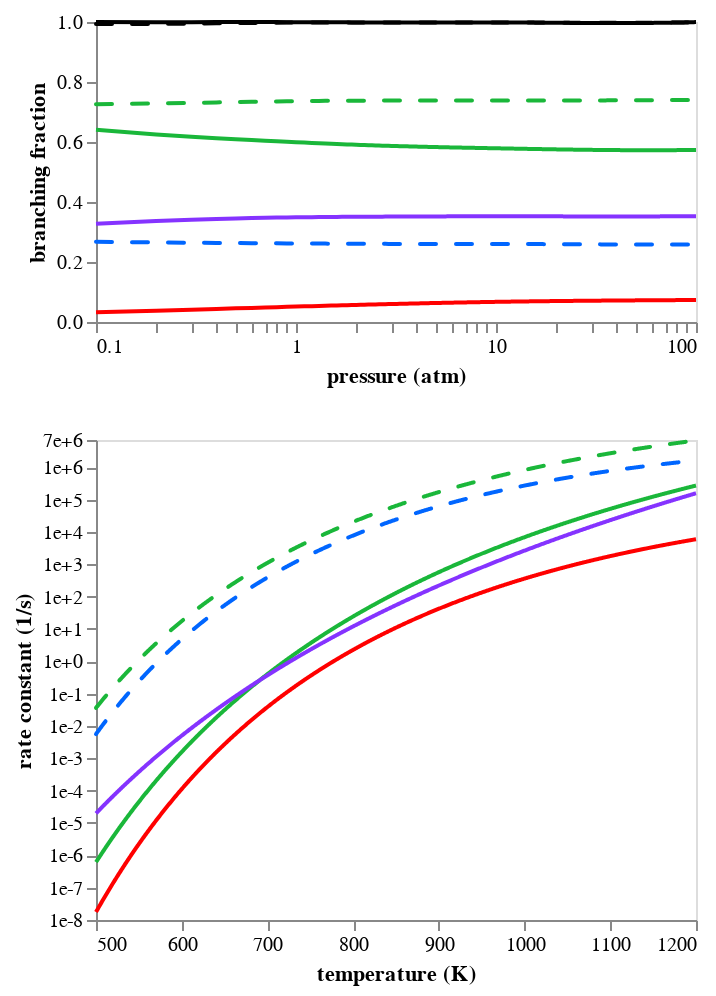

Notebook cell for this chart:
### Code cell
branch_frac_chart = alt.layer(branch_frac_chart1, branch_frac_chart2).resolve_scale(
    color="independent"
)
rate_chart = alt.layer(rate_chart1, rate_chart2).resolve_scale(color="independent")

chart = alt.vconcat(
    branch_frac_chart.properties(width=300, height=150),
    rate_chart.properties(width=300, height=240),
).configure_axis(grid=False)
chart

### Figure 1 — Vega-Lite specification as saved in the notebook (floating-point values rounded to 4 significant figures; data arrays with more than 128 entries replaced by an {"elided": "..."} marker saying what was removed)
{"config": {"view": {"continuousWidth": 300, "continuousHeight": 300}, "axis": {"grid": false}}, "vconcat": [{"layer": [{"data": {"name": "data-fdc2c95c2f5f14d38dafb7442cfb1222"}, "mark": {"type": "line"}, "encoding": {"color": {"field": "key", "legend": null, "scale": {"domain": ["total", "C5H6(478)+H(1)", "C5H7(507)zz", "C5H7(504)"], "range": ["#000000", "#1ab73a", "#8533ff", "#ff0000"]}, "type": "nominal"}, "x": {"axis": {"labelExpr": "((abs(datum.value - 0.1) / abs(0.1) < 1e-5) ||\n(abs(datum.value - 1.0) / abs(1.0) < 1e-5) ||\n(abs(datum.value - 10.0) / abs(10.0) < 1e-5) ||\n(abs(datum.value - 100.0) / abs(100.0) < 1e-5) ||\n(abs(datum.value - 100.0) / abs(100.0) < 1e-5)) ? datum.label : ''", "values": [0.1, 0.2, 0.3, 0.4, 0.5, 0.6, 0.7, 0.8, 0.9, 1.0, 2.0, 3.0, 4.0, 5.0, 6.0, 7.0, 8.0, 9.0, 10.0, 20.0, 30.0, 40.0, 50.0, 60.0, 70.0, 80.0, 90.0, 100.0, 100.0]}, "field": "x", "scale": {"domain": [0.1, 100.0], "type": "log"}, "title": "pressure (atm)", "type": "quantitative"}, "y": {"axis": {"format": ".1f"}, "field": "value", "scale": {"domain": [0, 1]}, "title": "branching fraction", "type": "quantitative"}}, "transform": [{"fold": ["total", "C5H6(478)+H(1)", "C5H7(507)zz", "C5H7(504)"]}]}, {"data": {"name": "data-2269bc6fecdf24cb7289135c757caa6a"}, "mark": {"type": "line", "strokeCap": "round", "strokeDash": [8, 10]}, "encoding": {"color": {"field": "key", "legend": null, "scale": {"domain": ["total", "C5H6(478)+H(1)", "C5H7(500)"], "range": ["#000000", "#1ab73a", "#0066ff"]}, "type": "nominal"}, "x": {"axis": {"labelExpr": "((abs(datum.value - 0.1) / abs(0.1) < 1e-5) ||\n(abs(datum.value - 1.0) / abs(1.0) < 1e-5) ||\n(abs(datum.value - 10.0) / abs(10.0) < 1e-5) ||\n(abs(datum.value - 100.0) / abs(100.0) < 1e-5) ||\n(abs(datum.value - 100.0) / abs(100.0) < 1e-5)) ? datum.label : ''", "values": [0.1, 0.2, 0.3, 0.4, 0.5, 0.6, 0.7, 0.8, 0.9, 1.0, 2.0, 3.0, 4.0, 5.0, 6.0, 7.0, 8.0, 9.0, 10.0, 20.0, 30.0, 40.0, 50.0, 60.0, 70.0, 80.0, 90.0, 100.0, 100.0]}, "field": "x", "scale": {"domain": [0.1, 100.0], "type": "log"}, "title": "pressure (atm)", "type": "quantitative"}, "y": {"axis": {"format": ".1f"}, "field": "value", "scale": {"domain": [0, 1]}, "title": "branching fraction", "type": "quantitative"}}, "transform": [{"fold": ["total", "C5H6(478)+H(1)", "C5H7(500)"]}]}], "height": 150, "resolve": {"scale": {"color": "independent"}}, "width": 300}, {"layer": [{"data": {"name": "data-43cf6efa75b76fe0104ac1bb750b3488"}, "mark": {"type": "line"}, "encoding": {"color": {"field": "key", "legend": null, "scale": {"domain": ["C5H6(478)+H(1)", "C5H7(507)zz", "C5H7(504)"], "range": ["#1ab73a", "#8533ff", "#ff0000"]}, "type": "nominal"}, "x": {"axis": {"format": ".0f"}, "field": "x", "scale": {"domain": [500, 1200]}, "title": "temperature (K)", "type": "quantitative"}, "y": {"axis": {"format": ".0e", "labelExpr": "((abs(datum.value - 1e-08) / abs(1e-08) < 1e-5) ||\n(abs(datum.value - 1e-07) / abs(1e-07) < 1e-5) ||\n(abs(datum.value - 1e-06) / abs(1e-06) < 1e-5) ||\n(abs(datum.value - 1e-05) / abs(1e-05) < 1e-5) ||\n(abs(datum.value - 0.0001) / abs(0.0001) < 1e-5) ||\n(abs(datum.value - 0.001) / abs(0.001) < 1e-5) ||\n(abs(datum.value - 0.01) / abs(0.01) < 1e-5) ||\n(abs(datum.value - 0.1) / abs(0.1) < 1e-5) ||\n(abs(datum.value - 1.0) / abs(1.0) < 1e-5) ||\n(abs(datum.value - 10.0) / abs(10.0) < 1e-5) ||\n(abs(datum.value - 100.0) / abs(100.0) < 1e-5) ||\n(abs(datum.value - 1000.0) / abs(1000.0) < 1e-5) ||\n(abs(datum.value - 10000.0) / abs(10000.0) < 1e-5) ||\n(abs(datum.value - 100000.0) / abs(100000.0) < 1e-5) ||\n(abs(datum.value - 1000000.0) / abs(1000000.0) < 1e-5) ||\n(abs(datum.value - 7000000.0) / abs(7000000.0) < 1e-5)) ? datum.label : ''", "values": [1e-08, 1e-07, 1e-06, 1e-05, 0.0001, 0.001, 0.01, 0.1, 1.0, 10.0, 100.0, 1000.0, 10000.0, 100000.0, 1000000.0, 7000000.0]}, "field": "value", "scale": {"domain": [1e-08, 7000000.0], "type": "log"}, "title": "rate constant (1/s)", "type": "quantitative"}}, "transform": [{"fold": ["C5H6(478)+H(1)", "C5H7(507)zz", "C5H7(504)"]}]}, {"data": {"name": "data-d3cb4ca6513e8a9e08a56873045ba994"}, "mark": {"type": "line", "strokeCap": "round", "strokeDash": [8, 10]}, "encoding": {"color": {"field": "key", "legend": null, "scale": {"domain": ["C5H6(478)+H(1)", "C5H7(500)"], "range": ["#1ab73a", "#0066ff"]}, "type": "nominal"}, "x": {"axis": {"format": ".0f"}, "field": "x", "scale": {"domain": [500, 1200]}, "title": "temperature (K)", "type": "quantitative"}, "y": {"axis": {"format": ".0e", "labelExpr": "((abs(datum.value - 1e-08) / abs(1e-08) < 1e-5) ||\n(abs(datum.value - 1e-07) / abs(1e-07) < 1e-5) ||\n(abs(datum.value - 1e-06) / abs(1e-06) < 1e-5) ||\n(abs(datum.value - 1e-05) / abs(1e-05) < 1e-5) ||\n(abs(datum.value - 0.0001) / abs(0.0001) < 1e-5) ||\n(abs(datum.value - 0.001) / abs(0.001) < 1e-5) ||\n(abs(datum.value - 0.01) / abs(0.01) < 1e-5) ||\n(abs(datum.value - 0.1) / abs(0.1) < 1e-5) ||\n(abs(datum.value - 1.0) / abs(1.0) < 1e-5) ||\n(abs(datum.value - 10.0) / abs(10.0) < 1e-5) ||\n(abs(datum.value - 100.0) / abs(100.0) < 1e-5) ||\n(abs(datum.value - 1000.0) / abs(1000.0) < 1e-5) ||\n(abs(datum.value - 10000.0) / abs(10000.0) < 1e-5) ||\n(abs(datum.value - 100000.0) / abs(100000.0) < 1e-5) ||\n(abs(datum.value - 1000000.0) / abs(1000000.0) < 1e-5) ||\n(abs(datum.value - 7000000.0) / abs(7000000.0) < 1e-5)) ? datum.label : ''", "values": [1e-08, 1e-07, 1e-06, 1e-05, 0.0001, 0.001, 0.01, 0.1, 1.0, 10.0, 100.0, 1000.0, 10000.0, 100000.0, 1000000.0, 7000000.0]}, "field": "value", "scale": {"domain": [1e-08, 7000000.0], "type": "log"}, "title": "rate constant (1/s)", "type": "quantitative"}}, "transform": [{"fold": ["C5H6(478)+H(1)", "C5H7(500)"]}]}], "height": 240, "resolve": {"scale": {"color": "independent"}}, "width": 300}], "$schema": "https://vega.github.io/schema/vega-lite/v5.20.1.json", "datasets": {"data-fdc2c95c2f5f14d38dafb7442cfb1222": {"elided": "1000 records"}, "data-2269bc6fecdf24cb7289135c757caa6a": {"elided": "1000 records"}, "data-43cf6efa75b76fe0104ac1bb750b3488": {"elided": "1000 records"}, "data-d3cb4ca6513e8a9e08a56873045ba994": {"elided": "1000 records"}}}
